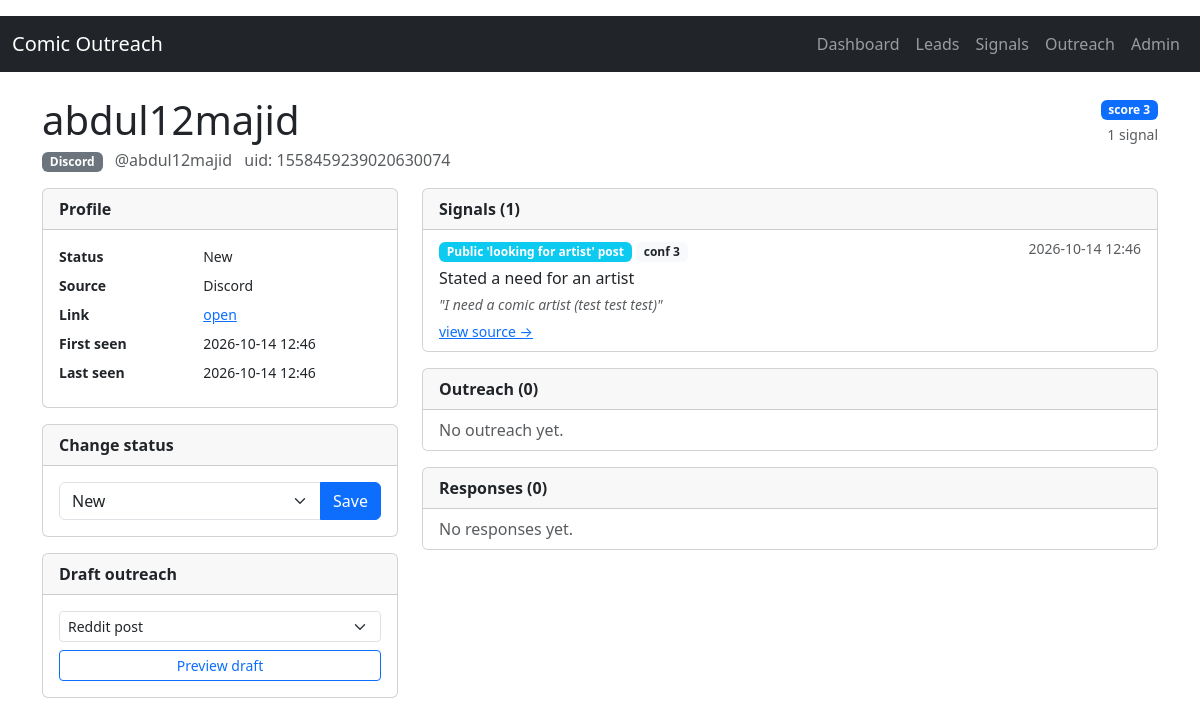
Before: /leads/6/ with the older database file.
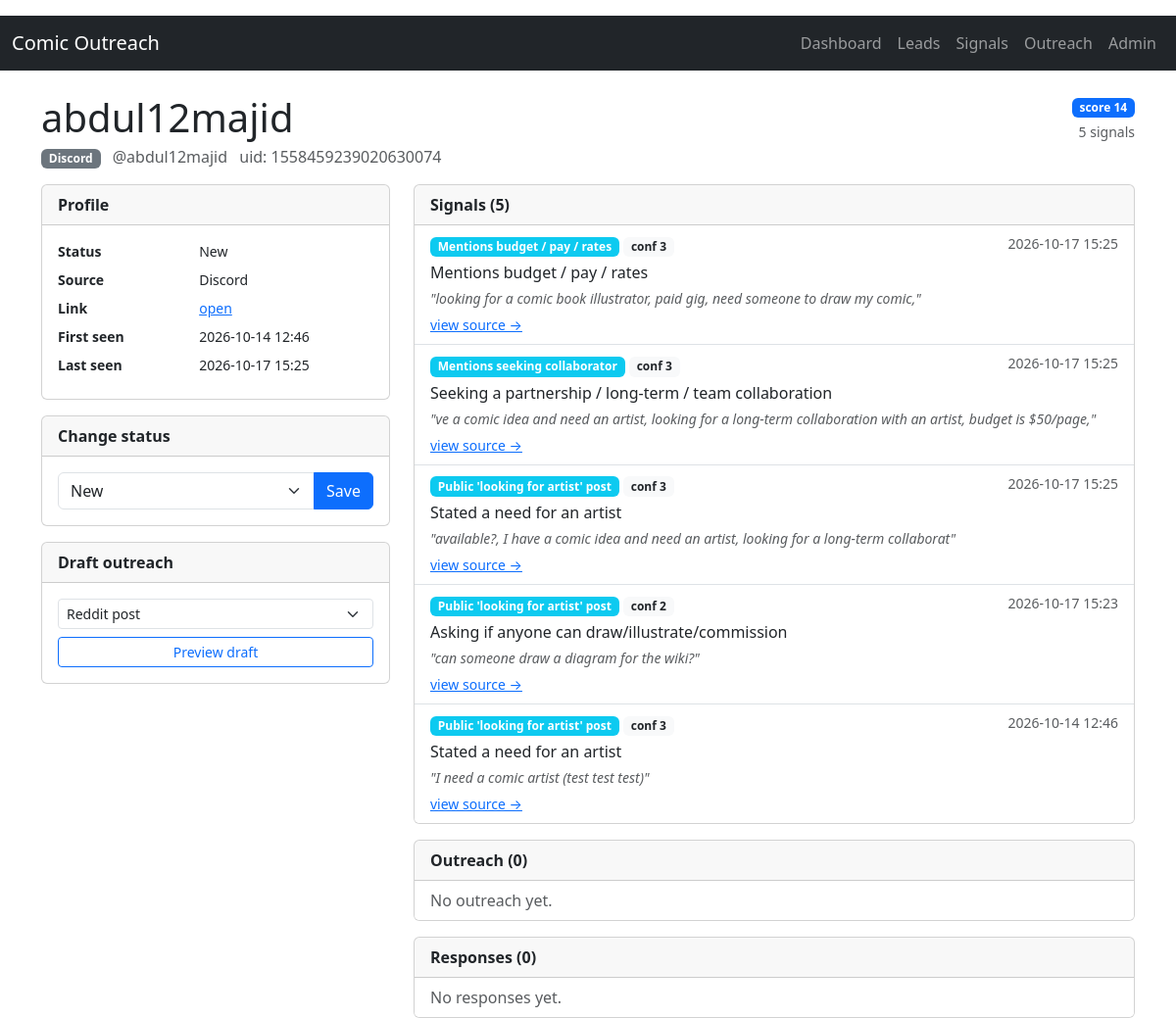
After: the same page with the newer database file.
### core/models.py (models this page shows, shortened)
class Lead(models.Model):
    source = models.CharField(max_length=32, choices=Source.choices, db_index=True)
    source_uid = models.CharField(max_length=255, db_index=True)
    source_url = models.URLField(blank=True)
    display_name = models.CharField(max_length=255, blank=True)
    headline = models.CharField(max_length=512, blank=True)
    bio = models.TextField(blank=True)
    notes = models.TextField(blank=True)
    status = models.CharField(
        max_length=32, choices=LeadStatus.choices, default=LeadStatus.NEW, db_index=True
    )
    signal_score = models.IntegerField(default=0, db_index=True)
    signal_count = models.IntegerField(default=0)
    raw_data = models.JSONField(default=dict, blank=True)
    first_seen_at = models.DateTimeField(default=timezone.now)
    last_seen_at = models.DateTimeField(default=timezone.now)
    created_at = models.DateTimeField(auto_now_add=True)
    updated_at = models.DateTimeField(auto_now=True)
    class Meta:
        unique_together = [("source", "source_uid")]
        indexes = [
            models.Index(fields=["source", "status"]),
            models.Index(fields=["-signal_score"]),
            models.Index(fields=["-last_seen_at"]),
        ]

class Signal(models.Model):
    lead = models.ForeignKey(Lead, on_delete=models.CASCADE, related_name="signals")
    source = models.CharField(max_length=32, choices=Source.choices, db_index=True)
    signal_type = models.CharField(max_length=32, choices=SignalType.choices, db_index=True)
    confidence = models.IntegerField(choices=SignalConfidence.choices, default=SignalConfidence.MEDIUM)
    source_url = models.URLField(blank=True)
    external_id = models.CharField(max_length=255, blank=True, db_index=True)
    summary = models.CharField(max_length=512, blank=True)
    evidence = models.TextField(blank=True)
    raw_data = models.JSONField(default=dict, blank=True)
    detected_at = models.DateTimeField(default=timezone.now, db_index=True)
    created_at = models.DateTimeField(auto_now_add=True)
    class Meta:
        indexes = [
            models.Index(fields=["signal_type", "-detected_at"]),
            models.Index(fields=["source", "-detected_at"]),
            models.Index(fields=["lead", "-detected_at"]),
        ]
        constraints = [
            models.UniqueConstraint(
                fields=["source", "external_id", "signal_type"],
                name="uniq_signal_per_source_item_type",
                condition=models.Q(external_id__gt=""),
            )
        ]

### core/views.py (the view, shortened to what this page needs)
# urls.py: path("leads/<int:pk>/", views.lead_detail, name="lead_detail"),
def lead_detail(request, pk):
    lead = get_object_or_404(Lead, pk=pk)
    signals = lead.signals.order_by("-detected_at")
    outreaches = lead.outreaches.order_by("-created_at")
    responses = lead.responses.order_by("-received_at")
    draft_preview = request.session.pop(f"draft_preview_{lead.pk}", None)
    context = {
        "lead": lead,
        "signals": signals,
        "outreaches": outreaches,
        "responses": responses,
        "statuses": LeadStatus.choices,
        "username": (lead.raw_data or {}).get("username", ""),
        "draft_preview": draft_preview,
        "channels": OutreachChannel.choices,
    }
    return render(request, "core/lead_detail.html", context)

### templates/core/lead_detail.html (shortened to what the changed rows need)
{% extends "base.html" %}
{% block content %}
<div class="d-flex justify-content-between align-items-start mb-3">
  <div>
    <h1 class="mb-1">{{ lead.display_name|default:lead.source_uid }}</h1>
    <div class="text-muted">
      <span class="badge bg-secondary">{{ lead.get_source_display }}</span>
      {% if username %}<span class="ms-2">@{{ username }}</span>{% endif %}
      <span class="ms-2">uid: {{ lead.source_uid }}</span>
    </div>
  </div>
  <div class="text-end">
    <div class="mb-1"><span class="badge bg-primary">score {{ lead.signal_score }}</span></div>
    <div class="text-muted small">{{ lead.signal_count }} signal{{ lead.signal_count|pluralize }}</div>
  </div>
</div>
<div class="row g-4">
  <div class="col-lg-4">
    <div class="card mb-3">
      <div class="card-body">
        <dl class="row mb-0 small">
          <dt class="col-5">Status</dt><dd class="col-7">{{ lead.get_status_display }}</dd>
          <dt class="col-5">Source</dt><dd class="col-7">{{ lead.get_source_display }}</dd>
          {% if lead.source_url %}
          <dt class="col-5">Link</dt>
          <dd class="col-7"><a href="{{ lead.source_url }}" target="_blank" rel="noopener">open</a></dd>
          {% endif %}
          <dt class="col-5">First seen</dt><dd class="col-7">{{ lead.first_seen_at|date:"Y-m-d H:i" }}</dd>
          <dt class="col-5">Last seen</dt><dd class="col-7">{{ lead.last_seen_at|date:"Y-m-d H:i" }}</dd>
        </dl>
      </div>
    </div>
    <div class="card mb-3">
      <div class="card-body">
        <form method="post">
          <div class="input-group">
            <select name="status" class="form-select">
              {% for value, label in statuses %}
                <option value="{{ value }}" {% if lead.status == value %}selected{% endif %}>{{ label }}</option>
              {% endfor %}
            </select>
            <button class="btn btn-primary">Save</button>
          </div>
        </form>
      </div>
    </div>
  </div>
  <div class="col-lg-8">
    <div class="card mb-3">
      <div class="card-header"><strong>Signals ({{ signals|length }})</strong></div>
      <ul class="list-group list-group-flush">
        {% for s in signals %}
        <li class="list-group-item">
          <div class="d-flex justify-content-between">
            <span>
              <span class="badge bg-info signal-badge">{{ s.get_signal_type_display }}</span>
              <span class="badge bg-light text-dark signal-badge">conf {{ s.confidence }}</span>
            </span>
            <small class="text-muted">{{ s.detected_at|date:"Y-m-d H:i" }}</small>
          </div>
          {% if s.summary %}<div class="mt-1">{{ s.summary }}</div>{% endif %}
          {% if s.evidence %}<div class="small text-muted mt-1 fst-italic">"{{ s.evidence }}"</div>{% endif %}
          {% if s.source_url %}
          <div class="mt-1"><a href="{{ s.source_url }}" target="_blank" rel="noopener" class="small">view source →</a></div>
          {% endif %}
        </li>
        {% empty %}
        <li class="list-group-item text-muted">No signals yet.</li>
        {% endfor %}
      </ul>
    </div>
  </div>
</div>
{% endblock %}

Changed rows visible on the page:
changed Lead "abdul12majid": signal_score "3" → "14"; signal_count "1" → "5"; last_seen_at "2026-10-14 12:46" → "2026-10-17 15:25"
added Signal: signal_type "Mentions budget / pay / rates", confidence "3", detected_at "2026-10-17 15:25", summary "Mentions budget / pay / rates", evidence "looking for a comic book illustrator, paid gig, need someone to draw my comic,"
added Signal: signal_type "Mentions seeking collaborator", confidence "3", detected_at "2026-10-17 15:25", summary "Seeking a partnership / long-term / team collaboration", evidence "ve a comic idea and need an artist, looking for a long-term collaboration with an artist, budget is $50/page,"
added Signal: signal_type "Public 'looking for artist' post", confidence "3", detected_at "2026-10-17 15:25", summary "Stated a need for an artist", evidence "available?, I have a comic idea and need an artist, looking for a long-term collaborat"
added Signal: signal_type "Public 'looking for artist' post", confidence "2", detected_at "2026-10-17 15:23", summary "Asking if anyone can draw/illustrate/commission", evidence "can someone draw a diagram for the wiki?"
Other visible differences:
{{ signals|length }}: "1" → "5"
